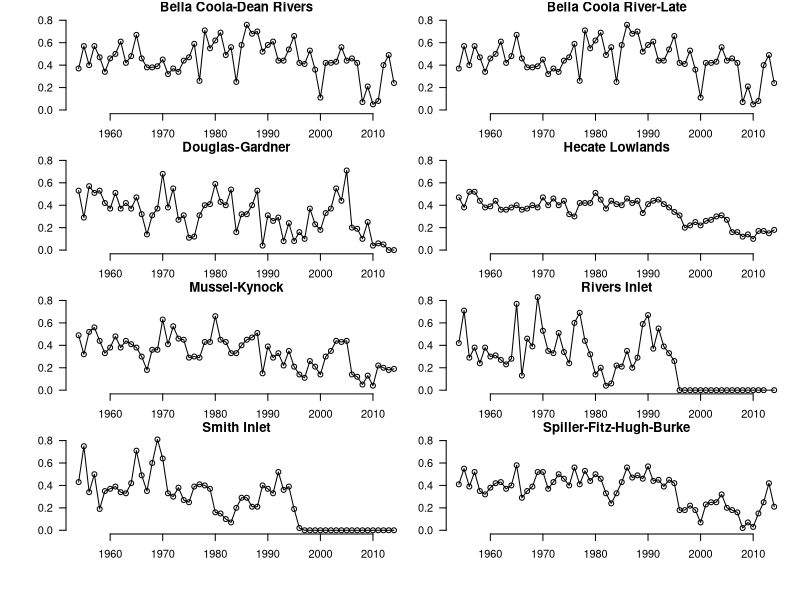
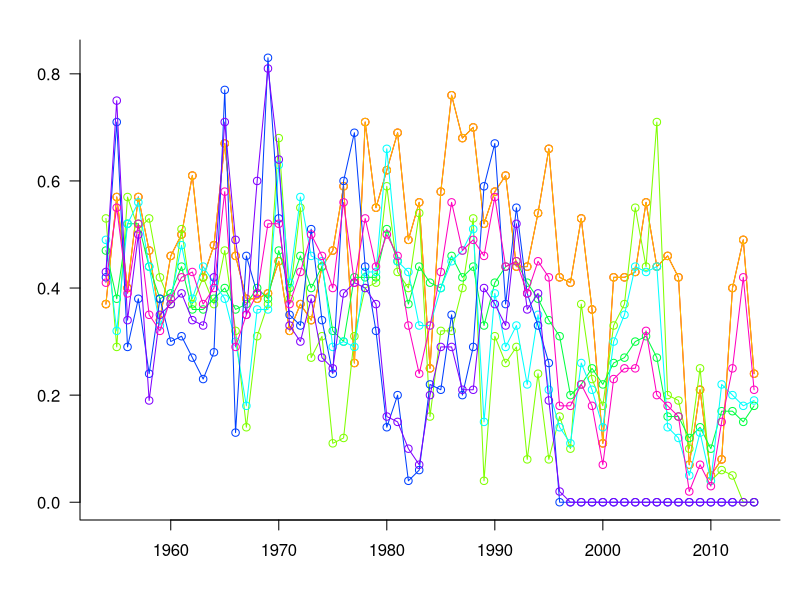

Recreate these plots in R, in order. (Note: this script raises an error after producing the figures.)
library(here)
library(RColorBrewer)
###############################################################################
# Load data
###############################################################################

CU_names <- read.csv("data/CentralCoastChum_CUs.csv")
CU_names <- as.character(CU_names[1:8,'CU_name']) #Ignore Wannock (no data)

datER <- read.csv("data/PSE_chumExploitationRate.csv")
datER <- subset(datER, is.element(datER$location, CU_names))

# Are all CUs in ER data?
CU_names[is.element(CU_names, datER$location) == FALSE]

###############################################################################
# Summarize data
###############################################################################
meanER <- mean(datER$datavalue)
sdER <- sd(datER$datavalue)

meanER_period1 <- mean(datER$datavalue[datER$year <= 1990])
meanER_period2 <- mean(datER$datavalue[datER$year > 1990])

# Perhaps makes more sense to look at sd among CUs within each year?
sdER2 <- mean(tapply(datER$datavalue, datER$year, sd))
# This is slightly lower than looking across all time.

###############################################################################
# Plot data
###############################################################################

par(mfrow=c(4,2), mar=c(2,2,1,1), oma=c(3,3,0,0))
for(i in 1:8){
	datER.i <- subset(datER, datER$location == CU_names[i])
	plot(datER.i$year, datER.i$datavalue, "o", xlim=c(1954, 2014), ylim=range(datER$datavalue, na.rm=TRUE), bty="n", xlab="", ylab="", las=1, main=CU_names[i])
}

# All together
colCU <- rainbow(8)#brewer.pal(8, "Accent")
par(mfrow=c(1,1), mar=c(4,4,2,1), oma=rep(0, 4))
plot(datER.i$year, datER.i$datavalue, "n", xlim=c(1954, 2014), ylim=range(datER$datavalue, na.rm=TRUE), bty="l", xlab="", ylab="", las=1)
for(i in 1:8){
	datER.i <- subset(datER, datER$location == CU_names[i])
	lines(datER.i$year, datER.i$datavalue, "o", col=colCU[i])
}
segments(x0=1954, x1=1990, y0=meanER_period1, y1=meanER_period1, lty=2, l)
segments(x0=1991, x1=2014, y0=meanER_period2, y1=meanER_period2, lty=2)
legend("topright", col=colCU, lwd=1, CU_names, ncol=2)

###############################################################################
# Representing with beta distribution
###############################################################################
betaPar <- function(mean, sd){
	beta1 <- (mean^2 - mean^3 - sd^2*mean)/(sd^2)
	beta2 <- (mean * (1 - mean)^2 - sd^2*(1 - mean))/(sd^2)
	return(c(beta1, beta2))
}

betaER <- betaPar(meanER, sdER2)
h <- rbeta(10^3, shape1 = betaER[1], shape2 = betaER[2])

hist(h, freq=FALSE)
lines(seq(0, 1, 0.01), dbeta(seq(0, 1, 0.01), shape1 = betaER[1], shape2 = betaER[2]))

mean(h)
sd(h)

###############################################################################
# Relationship between abundance and harvest rates
###############################################################################

datEsc <- read.csv("data/nccdbv2_NCCStreamEscapement.csv")
datAbund <- read.csv("data/PSE_chumSpawnerAbundanceAndTotalRunSize.csv")

datAbundLGL <- subset(datAbund, datAbund$parameter == "LGL counts")
datTotalRun <- subset(datAbund, datAbund$parameter == "Total run")



harvestPar <- data.frame(location = CU_names, hmax = rep(NA, length(CU_names)), d = rep(NA, length(CU_names)), m = rep(NA, length(CU_names))) 

dat.all <- data.frame(
	location = rep(NA, each = 61*length(CU_names)),
	year = rep(NA, 61*length(CU_names)), 
	harvestRate = rep(NA, 61*length(CU_names)), 
	totalRun = rep(NA, 61*length(CU_names)))
I <- 1
												 
for(i in c(1,3:8)){
	dat.i <- data.frame(
		y = subset(datER, datER$location == CU_names[i])$datavalue,
		x = subset(datTotalRun, datTotalRun$location == CU_names[i])$datavalue,
		esc = subset(datAbundLGL, datAbundLGL$location == CU_names[i])$datavalue,
		year = subset(datER, datER$location == CU_names[i])$year)

	dat.all$location[I:(I + dim(dat.i)[1] - 1)] <- CU_names[i]
	dat.all$year[I:(I+dim(dat.i)[1]-1)] <- dat.i$year
	dat.all$harvestRate[I:(I+dim(dat.i)[1]-1)] <- dat.i$y
	dat.all$totalRun[I:(I+dim(dat.i)[1]-1)] <- dat.i$x
	I <- I + dim(dat.i)[1]
}

# 	xmax <- ceiling(max(dat.i$x)*10^-5)*10^5
# 
# 	# Fit curve
# 	fit.i <- nls(
# 		y ~ hmax * (1 - exp(d * (m - x))),
# 		data = dat.i,
# 		start = list(hmax = 0.8, d = 1.2*10^-6, m = 10^5),
# 		lower = c(0, 0, 0),
# 		upper = c(1, Inf, 10^6),
# 		algorithm = "port")
# 	harvestPar[i,'hmax'] <- coefficients(fit.i)['hmax']
# 	harvestPar[i,'d'] <- coefficients(fit.i)['d']
# 	harvestPar[i,'m'] <- coefficients(fit.i)['m']
# 
# 	R.dummy <- seq(0, max(dat.i$x), length.out=200)
# 	h.dummy <- coefficients(fit.i)['hmax'] * (1 - exp(coefficients(fit.i)['d'] * (coefficients(fit.i)['m'] - R.dummy)))
# 
# 
# 	par(mfrow=c(2,1), mar=c(3,5,2,5), oma=c(1,0,0,0))
# 	bp <- barplot(rbind(dat.i$x - dat.i$esc, dat.i$esc), names.arg = NULL, las=1, col=c("#A8A6FF", "#FF0200"), yaxt="n", ylim=c(0, xmax), main=CU_names[i])
# 	axis(side=1, at=bp[match(seq(1960, 2010, 10), dat.i$year)], labels = seq(1960, 2010, 10))
# 
# 	xdist <- 100000
# 	while(length(seq(0, xmax, xdist)) > 8) xdist <- xdist * 2
# 	axis(side=2, at=seq(0, xmax, xdist), las=1, labels = formatC(seq(0, xmax/1000, xdist/1000), 0, format="f"))
# 
# 	mtext(side=2, "Escapement + harvest (1000s)", line=3)
# 	lines(bp, dat.i$y*xmax, lwd=1.5)
# 	axis(side=4, at=seq(0, 1, 0.2)*xmax, labels=seq(0, 1, 0.2), las=1)
# 	mtext(side=4, "Exploitation rate", line=3)
# 	mtext(side=3, line=1, adj=0, "a)")
# 
# 	plot(dat.i$x, dat.i$y, las=1, ylab="Exploitation rate", xlab="Escapement + harvest", bty="l", xlim=c(0, xmax), ylim=c(0,1), xaxs="i", yaxs="i", xaxt="n")
# 	axis(side=1, at=seq(0, xmax, xdist), las=1, labels = formatC(seq(0, xmax/1000, xdist/1000), 0, format="f"))
# 	mtext(side=1, "Escapement + harvest (1000s)", line=3)
# 
# 	mtext(side=3, line=1, adj=0, "b)")
# 
# 	lines(R.dummy, h.dummy, lwd=1.5)
# 	abline(h = coefficients(fit.i)['hmax'], lty=3)
# 	abline(v = coefficients(fit.i)['m'], lty=3)
# }
# 
# 

dat.all <- dat.all[1:(which(is.na(dat.all$location)==TRUE)[1]-1),]
dat.fit <- dat.all[dat.all$location != "Smith Inlet" & dat.all$location != "Rivers Inlet", ]

fit.all <- nls(
	y ~ hmax * (1 - exp(d * (m - x))), 
	data = data.frame(x=dat.fit$totalRun, y=dat.fit$harvestRate), 
	start = list(hmax = 0.8, d = 1.2*10^-6, m = 10^5), 
	lower = c(0, 0, 0), 
	upper = c(1, Inf, 10^6), 
	algorithm = "port")

R.dummy <- seq(0, 2*10^6, length.out = 200)
h.dummy <- pmax(0.05, coefficients(fit.all)['hmax'] * (1 - exp(coefficients(fit.all)['d'] * (coefficients(fit.all)['m'] - R.dummy))))

quartz(width = 4.5, height=2.5, pointsize = 10)
par(mfrow=c(1,1), mar=c(3.5,4,1,10), oma=c(0,0,0,0))
plot(dat.fit$totalRun,dat.fit$harvestRate, col = grey(0.7), las=1, xlab="", ylab = "Harvest rate", pch = as.numeric(as.factor(dat.fit$location)), xaxt="n", yaxt="n")
mtext(side=1, line=2.5, "Total return (millions)")
axis(side=1, at=seq(0, 1.5*10^6, 0.5*10^6), labels = c("0.0", "0.5", "1.0", "1.5"))
axis(side=2, at=c(0, 0.3, 0.6), las=1)
axis(side=2, at=coefficients(fit.all)['hmax'], labels=expression(paste(italic(h[MAX]))), las=1, cex.axis=0.8, col="dodgerblue3", col.axis="dodgerblue3")

lines(R.dummy, h.dummy, lwd=1.5)
abline(h = coefficients(fit.all)['hmax'], lty=2, col="dodgerblue3")
abline(h = 0.60, lty=3, col="dodgerblue")
legend(2*10^6, 0.80, col=grey(0.7), pch = unique(as.numeric(as.factor(dat.fit$location))), legend= unique(dat.fit$location), xpd=NA, cex=0.8, pt.cex=1, bty="n")

legend(2*10^6, 0.35, lwd = c(1.5, 1, 1), lty = c(1:3), col=c(1, "dodgerblue3", "dodgerblue"), legend = c("HCR", "Moderate harvest", "High harvest"), cex=0.8, pt.cex=1, bty="n", xpd=NA)

#-----------------------------
# Plot residuals over time
#-----------------------------
dat.fit <- dat.all[dat.all$location != "Smith Inlet" & dat.all$location != "Rivers Inlet",]
res <- resid(fit.all)

par(mfrow=c(1,2), mar=c(4,4,2,1), oma=c(0,0,0,0))

plot(dat.fit$totalRun, dat.fit$harvestRate, col = grey(0.6), las=1, xlab="Total return (millions)", ylab = "Harvest rate", bty="l", pch = as.numeric(as.factor(dat.fit$location)), xaxt="n", yaxt="n")
axis(side=1, at=seq(0, 1.5*10^6, 0.5*10^6), labels = c("0.0", "0.5", "1.0", "1.5"))
axis(side=2, at=c(0, 0.3, 0.6), las=1)
axis(side=2, at=coefficients(fit.all)['hmax'], labels=expression(paste(italic(h[MAX]))), las=1, cex.axis=0.8, col="dodgerblue", col.axis="dodgerblue")
lines(R.dummy, h.dummy3, lwd=1.5)
mtext(side = 3, adj=0, line=0.5, "a) HCR fit")

plot(dat.fit$year, res, las=1, ylab="Residuals", xlab = "Return year", bty="l", pch = as.numeric(as.factor(dat.fit$location)), col=grey(0.6))
abline(h=0, lwd=1.5)
mtext(side = 3, adj=0, line=0.5, "b) Residuals from HCR fit")

